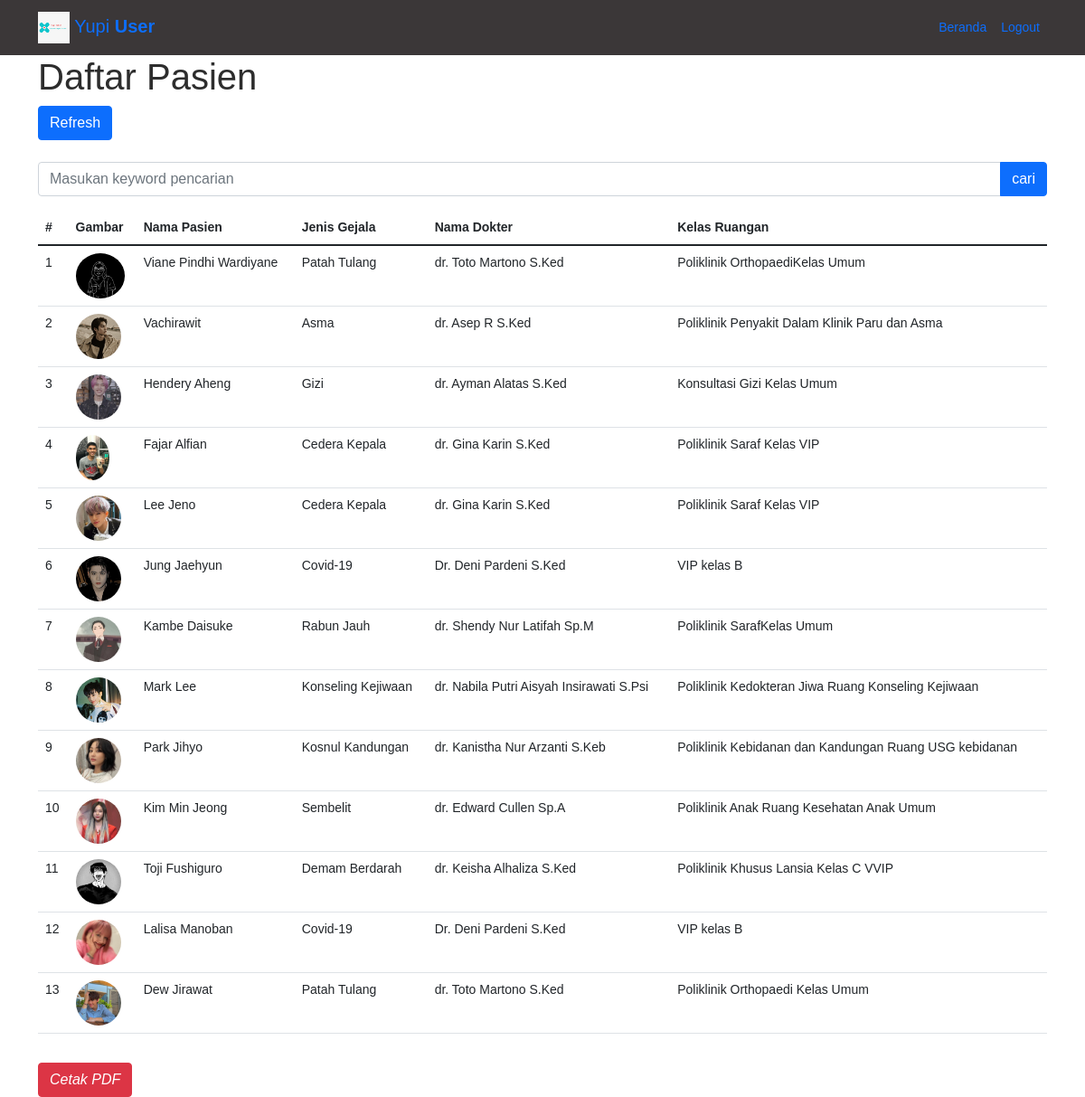
The app's page /php/user.php with its own data.
### tables this page shows
CREATE TABLE `kesehatan` (
  `id` int(11) NOT NULL,
  `nama_pasien` varchar(255) NOT NULL,
  `jenis_gejala` varchar(255) NOT NULL,
  `nama_dokter` varchar(255) NOT NULL,
  `kelas_ruangan` varchar(255) NOT NULL,
  `gambar` varchar(255) NOT NULL
);

### php/functions.php (called while the page is built, shortened)
<?php
function koneksi() {
    $conn = mysqli_connect('localhost', 'root', '', 'tubes') or die ('KONEKSI GAGAL');
    return $conn;
}
function query($query) {
    $conn = koneksi();
    $result = mysqli_query($conn, $query)or die (mysqli_error($conn));
    $rows = [];
    While($row = mysqli_fetch_assoc($result)) {
    $rows[] = $row;
    }
    return $rows;
}

### php/user.php (the view, shortened to what this page needs)
<?php
require 'functions.php';
$kesehatan = query("SELECT * FROM kesehatan");
?>
<!doctype html>
<html lang="en">
<head>
    <link href="https://cdn.jsdelivr.net/npm/bootstrap@5.1.3/dist/css/bootstrap.min.css" rel="stylesheet">
    <link rel="stylesheet" href="style.css">
</head>
<body>
<nav class="navbar navbar-expand-lg" style="background-color: #3B3738 ;">
    <div class="container">
        <a class="navbar-brand" href="#">
            <img src="img/logo.jpg" alt="" width="35" height="35" class="d-inline-block">
            Yupi <strong>User</strong>
        </a>
        <div class="collapse navbar-collapse" id="navbarNav">
            <ul class="navbar-nav ms-auto">
                <li class="nav-item">
                  <a class="nav-link" href="pelayananuser.html">Beranda</a>
                <li class="nav-item">
                  <a class="nav-link" href="logout.php">Logout</a>
                </li>
              </ul>
        </div>
    </div>
  </nav>
    <div class="container">
        <h1>Daftar Pasien</h1>
        <a href="user.php" class="btn btn-primary">Refresh</a>
        <form action="" method="post" class="mt-4">
          <div class="input-group mb-3">
          <input type="text" class="form-control" name="keyword" placeholder="Masukan keyword pencarian" autocomplete="off" autofocus>
          <button class="btn btn-primary" type="submit" name="cari">cari</button>
          </div>
        </form>
        <table class="table">
        <thead>
            <tr>
            <th scope="col">#</th>
            <th scope="col">Gambar</th>
            <th scope="col">Nama Pasien</th>
            <th scope="col">Jenis Gejala</th>
            <th scope="col">Nama Dokter</th>
            <th scope="col">Kelas Ruangan</th>
            </tr>
        </thead>
        <tbody>
            <?php $no = 1; foreach($kesehatan as $ksh) { ?>
              <tr>
                <td scope="row"> <?= $no++;  ?> </td>
                <td> <img src="img/<?php echo $ksh["gambar"]; ?>" class="rounded-circle foto" ></td>
                <td><?php echo $ksh['nama_pasien'] ?></td>
                <td><?php echo $ksh['jenis_gejala'] ?></td>
                <td><?php echo $ksh['nama_dokter'] ?></td>
                <td><?php echo $ksh['kelas_ruangan'] ?></td>
              </tr>
              <?php } ?>
        </tbody>
        </table>
    </div>
  <div class="container">
        <button class="hidden btn btn-danger mt-3" onclick="window.print()">
        <i class="bi bi-journal-plus">Cetak PDF</i>
    </div>
</body>
</html>

### css/style.css (style rules this page uses)
body { color: #2D2D2D; background-size: cover; font-family: sans-serif; background-repeat:no-repeat; font-size: 14px; }

### php/user.php (style rules this page uses)
.foto { width: auto; height: 50px; }

### records on screen
kesehatan: gambar (picture), nama_pasien "Viane Pindhi Wardiyane", jenis_gejala "Patah Tulang", nama_dokter "dr. Toto Martono S.Ked", kelas_ruangan "Poliklinik OrthopaediKelas Umum"
kesehatan: gambar (picture), nama_pasien "Vachirawit", jenis_gejala "Asma", nama_dokter "dr. Asep R S.Ked", kelas_ruangan "Poliklinik Penyakit Dalam Klinik Paru dan Asma"
kesehatan: gambar (picture), nama_pasien "Hendery Aheng", jenis_gejala "Gizi", nama_dokter "dr. Ayman Alatas S.Ked", kelas_ruangan "Konsultasi Gizi Kelas Umum"
kesehatan: gambar (picture), nama_pasien "Fajar Alfian", jenis_gejala "Cedera Kepala", nama_dokter "dr. Gina Karin S.Ked", kelas_ruangan "Poliklinik Saraf Kelas VIP"
kesehatan: gambar (picture), nama_pasien "Lee Jeno", jenis_gejala "Cedera Kepala", nama_dokter "dr. Gina Karin S.Ked", kelas_ruangan "Poliklinik Saraf Kelas VIP"
kesehatan: gambar (picture), nama_pasien "Jung Jaehyun", jenis_gejala "Covid-19", nama_dokter "Dr. Deni Pardeni S.Ked", kelas_ruangan "VIP kelas B"
kesehatan: gambar (picture), nama_pasien "Kambe Daisuke", jenis_gejala "Rabun Jauh", nama_dokter "dr. Shendy Nur Latifah Sp.M", kelas_ruangan "Poliklinik SarafKelas Umum"
kesehatan: gambar (picture), nama_pasien "Mark Lee", jenis_gejala "Konseling Kejiwaan", nama_dokter "dr. Nabila Putri Aisyah Insirawati S.Psi", kelas_ruangan "Poliklinik Kedokteran Jiwa Ruang Konseling Kejiwaan"
kesehatan: gambar (picture), nama_pasien "Park Jihyo", jenis_gejala "Kosnul Kandungan", nama_dokter "dr. Kanistha Nur Arzanti S.Keb", kelas_ruangan "Poliklinik Kebidanan dan Kandungan Ruang USG kebidanan"
kesehatan: gambar (picture), nama_pasien "Kim Min Jeong", jenis_gejala "Sembelit", nama_dokter "dr. Edward Cullen Sp.A", kelas_ruangan "Poliklinik Anak Ruang Kesehatan Anak Umum"
kesehatan: gambar (picture), nama_pasien "Toji Fushiguro", jenis_gejala "Demam Berdarah", nama_dokter "dr. Keisha Alhaliza S.Ked", kelas_ruangan "Poliklinik Khusus Lansia Kelas C VVIP"
kesehatan: gambar (picture), nama_pasien "Lalisa Manoban", jenis_gejala "Covid-19", nama_dokter "Dr. Deni Pardeni S.Ked", kelas_ruangan "VIP kelas B"
kesehatan: gambar (picture), nama_pasien "Dew Jirawat", jenis_gejala "Patah Tulang", nama_dokter "dr. Toto Martono S.Ked", kelas_ruangan "Poliklinik Orthopaedi Kelas Umum"
